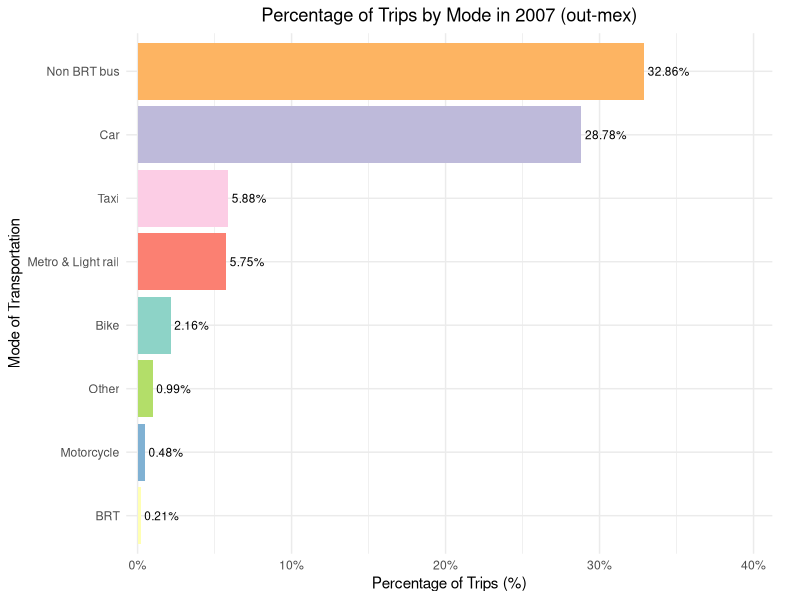
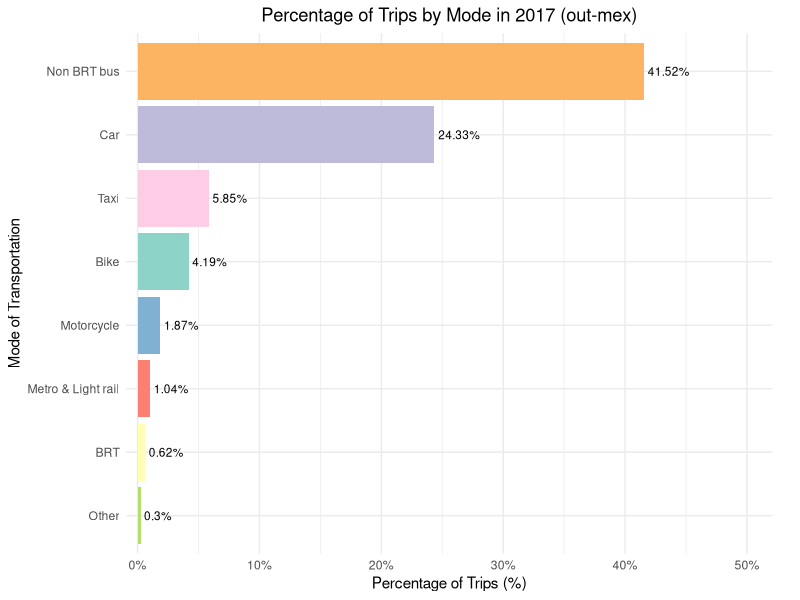
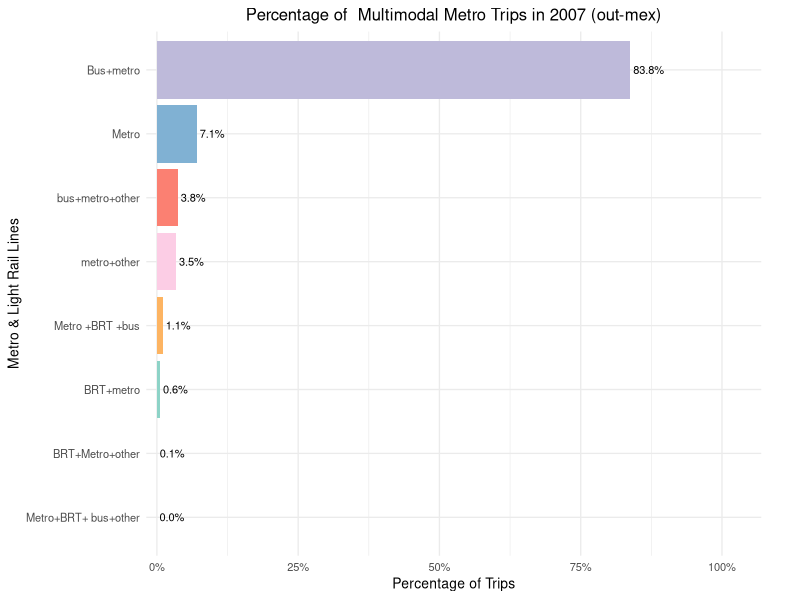
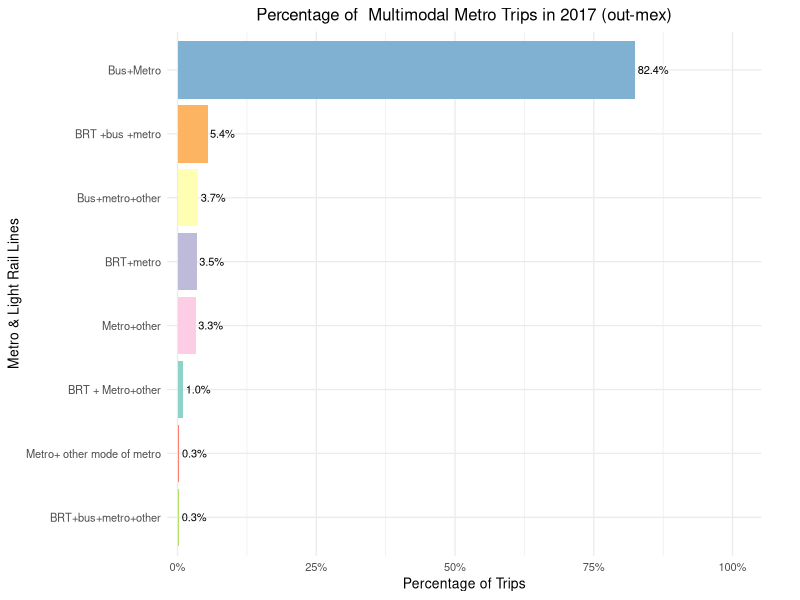
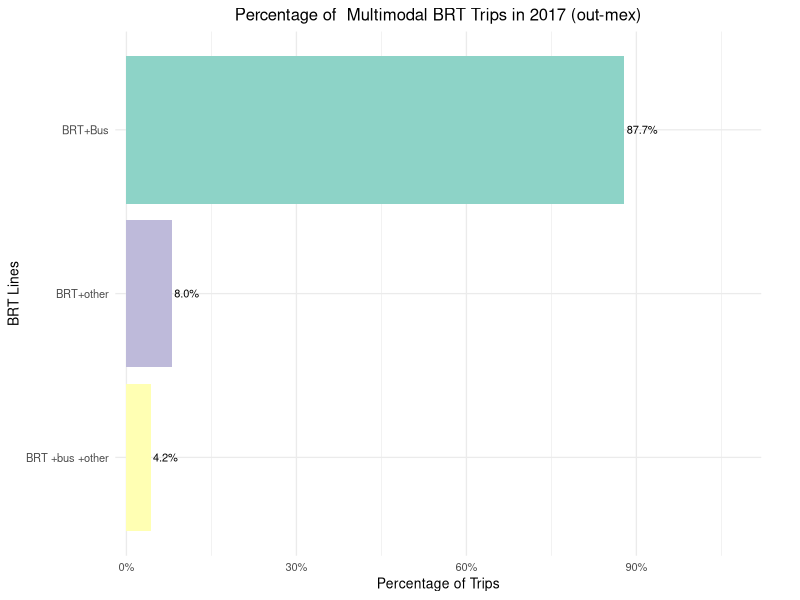
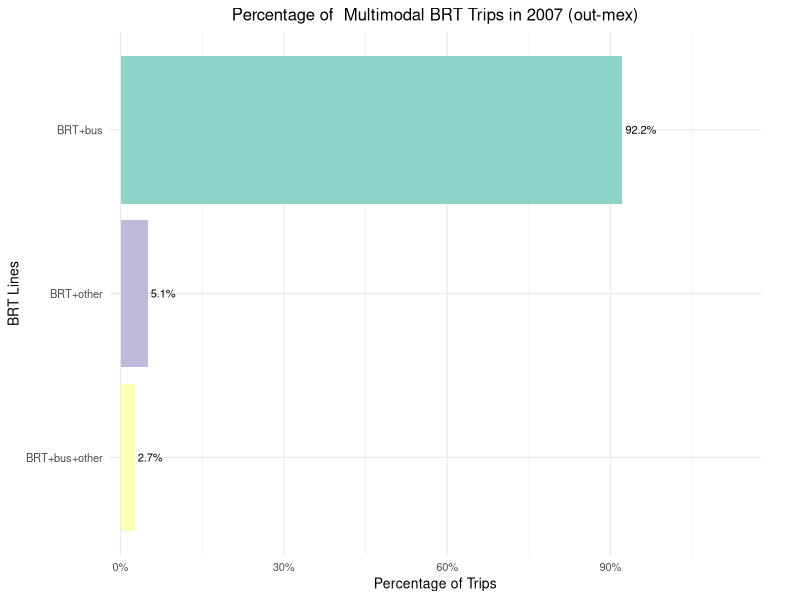
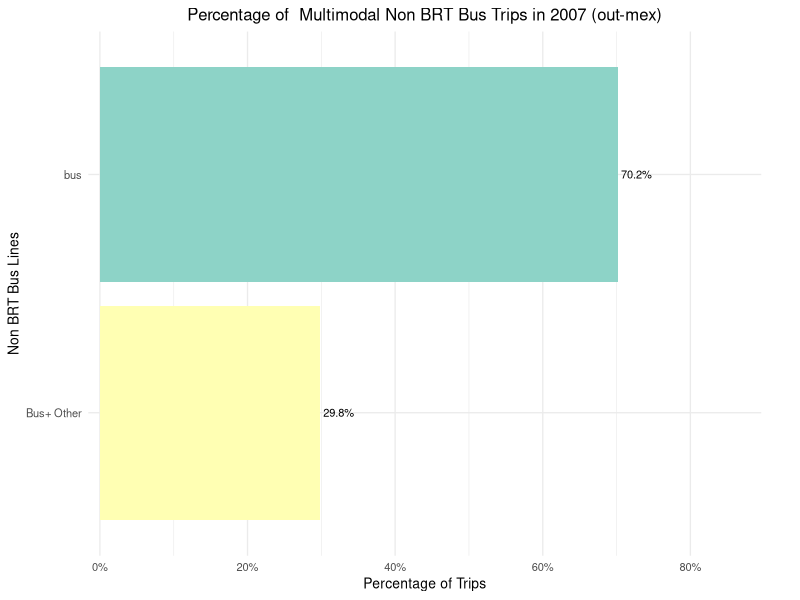
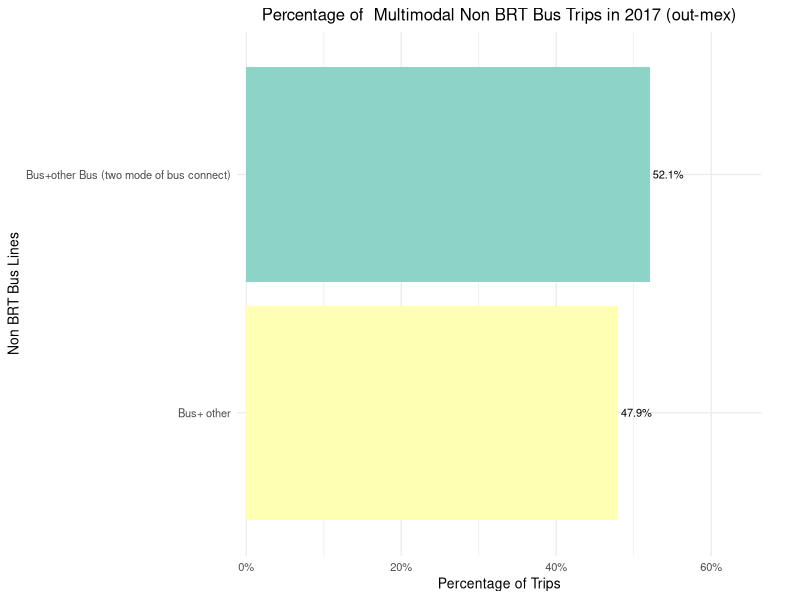

The R source for these figures, in order:
library(tidyverse)
library(lubridate)
library(ggrepel)
library(patchwork)
library(scales)

tables<-read.csv("data/out-mex.csv")

percent_2007<-tables%>%
  filter(!is.na(X2007))

percent_2007 <- percent_2007 %>%
  mutate(X2007 = parse_number(X2007))

maxy <- max(percent_2007$X2007, na.rm = TRUE)

ggplot(percent_2007, aes(x = reorder(x, X2007), y = X2007, fill = x)) +
  geom_bar(stat = "identity") +
  geom_text(aes(label = paste0(X2007, "%")), hjust = -0.1, size = 3) +
  coord_flip(clip = "off") +  # let text draw outside the panel
  scale_y_continuous(
    labels = scales::percent_format(scale = 1),
    limits = c(0, maxy * 1.12),                 # add headroom
    expand = expansion(mult = c(0.02, 0.12))    # extra space on the right
  ) +
  scale_fill_brewer(palette = "Set3") +
  labs(title = "Percentage of Trips by Mode in 2007 (out-mex)",
       x = "Mode of Transportation",
       y = "Percentage of Trips (%)") +
  theme_minimal() +
  theme(
    legend.position = "none",
    plot.title = element_text(hjust = 0.5),
    plot.margin = margin(5.5, 20, 5.5, 5.5)     # a bit more right margin
  )

percent<-tables%>%
  filter(!is.na(X2017))
percent <- percent %>%
  mutate(X2017 = parse_number(X2017))

maxy2 <- max(percent$X2017, na.rm = TRUE)
ggplot(percent, aes(x = reorder(x, X2017), y = X2017, fill = x)) +
  geom_bar(stat = "identity") +
  geom_text(aes(label = paste0(X2017, "%")), hjust = -0.1, size = 3) +
  coord_flip(clip = "off") +  # let text draw outside the panel
  scale_y_continuous(
    labels = scales::percent_format(scale = 1),
    limits = c(0, maxy2 * 1.12),                 # add headroom
    expand = expansion(mult = c(0.02, 0.12))    # extra space on the right
  ) +
  scale_fill_brewer(palette = "Set3") +
  labs(title = "Percentage of Trips by Mode in 2017 (out-mex)",
       x = "Mode of Transportation",
       y = "Percentage of Trips (%)") +
  theme_minimal() +
  theme(
    legend.position = "none",
    plot.title = element_text(hjust = 0.5),
    plot.margin = margin(5.5, 20, 5.5, 5.5)     # a bit more right margin
  )

metro<-tables%>%
  filter(x== "Metro & Light rail")

metro_2007<- metro %>%
  filter(!is.na(count2)) %>%
  mutate(percent_metro_2007 = count2/sum(count2))

maxy3 <- max(metro_2007$percent_metro_2007, na.rm = TRUE)

ggplot(metro_2007,
       aes(x = reorder(multi_label, percent_metro_2007),
           y = percent_metro_2007,
           fill = multi_label)) +
  geom_col() +
  geom_text(aes(label = scales::percent(percent_metro_2007, accuracy = 0.1)),
            hjust = -0.1, size = 2.8) +  # smaller text
  coord_flip(clip = "off") +
  scale_y_continuous(
    labels = scales::percent_format(),          # assumes data are 0–1
    limits = c(0, maxy3 * 1.12),
    expand = expansion(mult = c(0.02, 0.14))    # a bit more room for labels
  ) +
  scale_fill_brewer(palette = "Set3") +
  labs(title = "Percentage of  Multimodal Metro Trips in 2007 (out-mex)",
       x = "Metro & Light Rail Lines",
       y = "Percentage of Trips") +
  theme_minimal(base_size = 10) +
  theme(
    legend.position = "none",
    plot.title = element_text(hjust = 0.5),
    plot.margin = margin(5.5, 28, 5.5, 5.5)     # extra right margin for text
  )


metro_2017<- metro %>%
  filter(!is.na(count_2)) %>%
  mutate(percent_metro_2017 = count_2/sum(count_2))

maxy4 <- max(metro_2017$percent_metro_2017, na.rm = TRUE)

ggplot(metro_2017,
       aes(x = reorder(multi_la_17, percent_metro_2017),
           y = percent_metro_2017,
           fill = multi_label)) +
  geom_col() +
  geom_text(aes(label = scales::percent(percent_metro_2017, accuracy = 0.1)),
            hjust = -0.1, size = 2.8) +  # smaller text
  coord_flip(clip = "off") +
  scale_y_continuous(
    labels = scales::percent_format(),          # assumes data are 0–1
    limits = c(0, maxy4 * 1.12),
    expand = expansion(mult = c(0.02, 0.14))    # a bit more room for labels
  ) +
  scale_fill_brewer(palette = "Set3") +
  labs(title = "Percentage of  Multimodal Metro Trips in 2017 (out-mex)",
       x = "Metro & Light Rail Lines",
       y = "Percentage of Trips") +
  theme_minimal(base_size = 10) +
  theme(
    legend.position = "none",
    plot.title = element_text(hjust = 0.5),
    plot.margin = margin(5.5, 28, 5.5, 5.5)     # extra right margin for text
  )

brt_2017<- tables %>%
  filter(x== "BRT") %>%
  filter(!is.na(count_2)) %>%
  mutate(percent_brt_2017 = count_2/sum(count_2))

maxy5 <- max(brt_2017$percent_brt_2017, na.rm = TRUE)

ggplot(brt_2017,
       aes(x = reorder(multi_la_17, percent_brt_2017),
           y = percent_brt_2017,
           fill = multi_label)) +
  geom_col() +
  geom_text(aes(label = scales::percent(percent_brt_2017, accuracy = 0.1)),
            hjust = -0.1, size = 2.8) +  # smaller text
  coord_flip(clip = "off") +
  scale_y_continuous(
    labels = scales::percent_format(),          # assumes data are 0–1
    limits = c(0, maxy5 * 1.12),
    expand = expansion(mult = c(0.02, 0.14))    # a bit more room for labels
  ) +
  scale_fill_brewer(palette = "Set3") +
  labs(title = "Percentage of  Multimodal BRT Trips in 2017 (out-mex)",
       x = "BRT Lines",
       y = "Percentage of Trips") +
  theme_minimal(base_size = 10) +
  theme(
    legend.position = "none",
    plot.title = element_text(hjust = 0.5),
    plot.margin = margin(5.5, 28, 5.5, 5.5)     # extra right margin for text
  )

brt_2007<- tables %>%
  filter(x== "BRT") %>%
  filter(!is.na(count2)) %>%
  mutate(percent_brt_2007 = count2/sum(count2))

maxy6 <- max(brt_2007$percent_brt_2007, na.rm = TRUE)

ggplot(brt_2007,
       aes(x = reorder(multi_label, percent_brt_2007),
           y = percent_brt_2007,
           fill = multi_label)) +
  geom_col() +
  geom_text(aes(label = scales::percent(percent_brt_2007, accuracy = 0.1)),
            hjust = -0.1, size = 2.8) +  # smaller text
  coord_flip(clip = "off") +
  scale_y_continuous(
    labels = scales::percent_format(),          # assumes data are 0–1
    limits = c(0, maxy6 * 1.12),
    expand = expansion(mult = c(0.02, 0.14))    # a bit more room for labels
  ) +
  scale_fill_brewer(palette = "Set3") +
  labs(title = "Percentage of  Multimodal BRT Trips in 2007 (out-mex)",
       x = "BRT Lines",
       y = "Percentage of Trips") +
  theme_minimal(base_size = 10) +
  theme(
    legend.position = "none",
    plot.title = element_text(hjust = 0.5),
    plot.margin = margin(5.5, 28, 5.5, 5.5)     # extra right margin for text
  )

non_brt_2007<- tables %>%
  filter(x== "Non BRT bus") %>%
  filter(!is.na(count2)) %>%
  mutate(percent_non_brt_2007 = count2/sum(count2))
maxy7 <- max(non_brt_2007$percent_non_brt_2007, na.rm = TRUE)
ggplot(non_brt_2007,
       aes(x = reorder(multi_label, percent_non_brt_2007),
           y = percent_non_brt_2007,
           fill = multi_label)) +
  geom_col() +
  geom_text(aes(label = scales::percent(percent_non_brt_2007, accuracy = 0.1)),
            hjust = -0.1, size = 2.8) +  # smaller text
  coord_flip(clip = "off") +
  scale_y_continuous(
    labels = scales::percent_format(),          # assumes data are 0–1
    limits = c(0, maxy7 * 1.12),
    expand = expansion(mult = c(0.02, 0.14))    # a bit more room for labels
  ) +
  scale_fill_brewer(palette = "Set3") +
  labs(title = "Percentage of  Multimodal Non BRT Bus Trips in 2007 (out-mex)",
       x = "Non BRT Bus Lines",
       y = "Percentage of Trips") +
  theme_minimal(base_size = 10) +
  theme(
    legend.position = "none",
    plot.title = element_text(hjust = 0.5),
    plot.margin = margin(5.5, 28, 5.5, 5.5)     # extra right margin for text
  )

non_brt_2017<- tables %>%
  filter(x== "Non BRT bus") %>%
  filter(!is.na(count_2)) %>%
  mutate(percent_non_brt_2017 = count_2/sum(count_2))
maxy8 <- max(non_brt_2017$percent_non_brt_2017, na.rm = TRUE)
ggplot(non_brt_2017,
       aes(x = reorder(multi_la_17, percent_non_brt_2017),
           y = percent_non_brt_2017,
           fill = multi_label)) +
  geom_col() +
  geom_text(aes(label = scales::percent(percent_non_brt_2017, accuracy = 0.1)),
            hjust = -0.1, size = 2.8) +  # smaller text
  coord_flip(clip = "off") +
  scale_y_continuous(
    labels = scales::percent_format(),          # assumes data are 0–1
    limits = c(0, maxy8 * 1.12),
    expand = expansion(mult = c(0.02, 0.14))    # a bit more room for labels
  ) +
  scale_fill_brewer(palette = "Set3") +
  labs(title = "Percentage of  Multimodal Non BRT Bus Trips in 2017 (out-mex)",
       x = "Non BRT Bus Lines",
       y = "Percentage of Trips") +
  theme_minimal(base_size = 10) +
  theme(
    legend.position = "none",
    plot.title = element_text(hjust = 0.5),
    plot.margin = margin(5.5, 28, 5.5, 5.5)     # extra right margin for text
  )

highcap<-read.csv("data/out-mex-high-cap.csv")
maxy9 <- max(highcap$X2007, na.rm = TRUE)
ggplot(
  highcap,
  aes(x = reorder(x, X2007), y = X2007, fill = x)
) +
  geom_bar(stat = "identity") +
  geom_text(aes(label = paste0(X2007, "%")), hjust = -0.1, size = 3) +
  coord_flip(clip = "off") +  # let text draw outside the panel
  scale_y_continuous(
    labels = scales::percent_format(scale = 1),
    limits = c(0, maxy9 * 1.12),                 # add headroom
    expand = expansion(mult = c(0.02, 0.12))    # extra space on the right
  ) +
  scale_fill_brewer(palette = "Set3") +
  labs(
    title = "Percentage of Trips by High-Capacity Mode in 2007 (out-mex)",
    x = "Mode of Transportation",
    y = "Percentage of Trips (%)"
  ) +
  theme_minimal() +
  theme(
    legend.position = "none",
    plot.title = element_text(hjust = 0.5),
    plot.margin = margin(5.5, 20, 5.5, 5.5)     # a bit more right margin
  )
maxy10 <- max(highcap$X2017, na.rm = TRUE)
ggplot(
  highcap,
  aes(x = reorder(x, X2017), y = X2017, fill =
        x)
) +
  geom_bar(stat = "identity") +
  geom_text(aes(label = paste0(X2017, "%")), hjust = -
              0.1, size = 3) +
  coord_flip(clip = "off") +  # let text draw outside the panel
  scale_y_continuous(
    labels = scales::percent_format(scale = 1),
    limits = c(0, maxy10 * 1.12),                 # add
    expand = expansion(mult = c(0.02, 0.12))    # extra space on the right
  ) +
  scale_fill_brewer(palette = "Set3") +
  labs(
    title = "Percentage of Trips by High-Capacity Mode in 2017 (out-mex)",
    x = "Mode of Transportation",
    y = "Percentage of Trips (%)"
  ) +
  theme_minimal() +
  theme(
    legend.position = "none",
    plot.title = element_text(hjust = 0.5),
    plot.margin = margin(5.5, 20, 5.5,
                         5.5)     # a bit more right margin
  )
